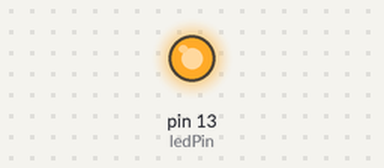
Bench run of a sketch on a simulated Arduino Uno, built with avr-gcc and run on an emulated ATmega328P. Parts: output pins drawn as LEDs (lit = HIGH).

Above: at 0.2 s.
At 8.2 s:
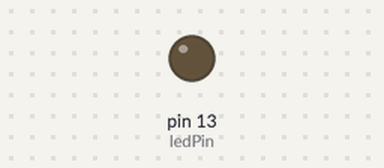
Timing chart, 0 to 14.0 s (numbered marks = the images above):
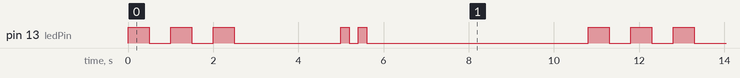

The sketch:

richmondblink.ino
```cpp
int ledPin = 13;

void setup(){
  pinMode(ledPin,OUTPUT);
}

void loop(){
  redOnDelay(500);
  redOnDelay(500);
  redOnDelay(500);
  delay(2000);
  redOnDelay(200);
  redOnDelay(200);
  delay(5000);
}

int redOnDelay(int dur){
  digitalWrite(ledPin,HIGH);
  delay(dur);
  digitalWrite(ledPin,LOW);
  delay(dur);
  return 1;
}
```

Measured:
- by itself, pin 13 (ledPin): repeats every 10.8 s: 2 × (LOW 0.50 s, HIGH 0.50 s), LOW 2.5 s, HIGH 0.20 s, LOW 0.20 s, HIGH 0.20 s, LOW 5.2 s, HIGH 0.50 s
- by itself, everything shown: repeats every 10.8 s, in 10 steps
